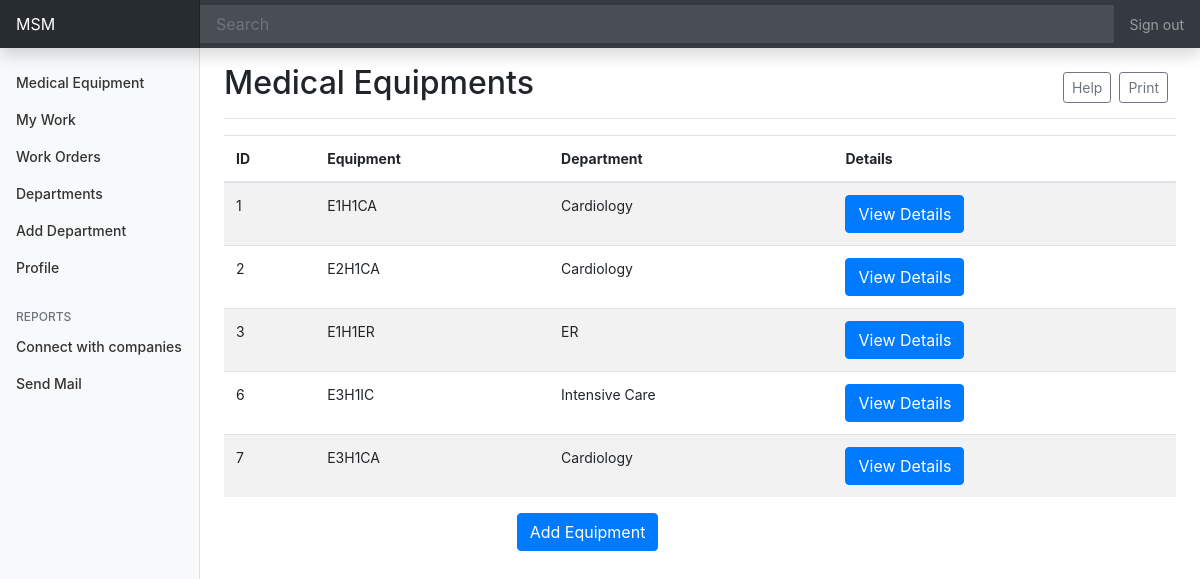
/med/equipment-list/ (signed in), run on the app's committed database.
### med/models.py (models this page shows, shortened)
class Equipment(models.Model):
    STATUS = (
        ('LIVE', _("LIVE")),
        ('DOWN', _("DOWN"))
    )
    status = models.CharField(_("Equipment Status"), max_length=50, choices=STATUS, default='LIVE')
    name = models.CharField(_("Equipment Name"), max_length = 225, unique=True) #unique=True
    specs = models.TextField(_("Technical Specifications and Standards"))
    quantity = models.IntegerField()
    serial_num = models.IntegerField()
    manufacturer = models.CharField(_("Manufacturer"), null=True,max_length = 255)
    country = models.CharField(_("Country"), null=True,max_length = 225)
    model = models.CharField(_("Model"), null=True,max_length = 225)
    risk_level = models.CharField(_("Risk Level"), null=True,max_length = 225)
    eq_class = models.CharField(_("class"), null=True,max_length = 225)
    bio_code = models.CharField(_("BioCode"), null=True, max_length = 225)
    med_agent = models.CharField(_("Medical Agent"),null=True, max_length = 225)
    delivery_date = models.DateField(_("Delivery Date"),null=True)
    warrenty_date = models.DateField(_("End Warrenty Date"),null=True)
    department = models.ForeignKey(Department, null = True, on_delete=models.SET_NULL)
    hospital = models.ForeignKey(Hospital, null = True, on_delete=models.SET_NULL)

class Department(models.Model):
    name = models.CharField(_("Department Name"), max_length = 225, unique=True)
    hospital = models.ForeignKey(Hospital, null=True, on_delete=models.SET_NULL)

### med/views.py (the view)
# urls.py: path('equipment-list/', EquipmentListView.as_view(), name ='equipment-list'),
class EquipmentListView(LoginRequiredMixin, ListView):
    model = Equipment
    template_name = 'med/equipment_list.html'
    def get_queryset(self):
        if(self.request.user.type == 'ENGINEER'):
            eng = Engineer.objects.get(id = self.request.user.id)
            eng_hos = eng.current_hospital
            object_list = eng_hos.equipment_set.all()
            return object_list
        elif(self.request.user.type == 'DOCTOR'):
            doc = Doctor.objects.get(id = self.request.user.id)
            doc_hos = doc.current_hospital
            object_list = doc_hos.equipment_set.all()
            return object_list
        else:
            man = Manager.objects.get(id = self.request.user.id)
            object_list = man.hospital.equipment_set.all()
            return object_list

### med/models.py (called while the page is built)
    def get_queryset(self, *args, **kwargs):
        return super().get_queryset(*args, **kwargs).filter(type=User.Types.ENGINEER)

### med/templates/med/equipment_list.html
{% extends "dashboard/base.html" %}
{% block content%}
    <div class="d-flex justify-content-between flex-wrap flex-md-nowrap align-items-center pt-3 pb-2 mb-3 border-bottom">
        <h1 class="h2">Medical Equipments</h1>
        <div class="btn-toolbar mb-2 mb-md-0">
            <div class="btn-group mr-2">
                <button type="button" class="btn btn-sm btn-outline-secondary">Help</button>
            </div>
            <div class="btn-group mr-2">
                <a href="#"><button type="button" class="btn btn-sm btn-outline-secondary">Print</button></a>
            </div>
        </div>
    </div>
    <div class="table-responsive">
        <table class="table table-striped table-hover">
            <thead>
            <tr>
                <th scope="col">ID</th>
                <th scope="col">Equipment</th>
                <th scope="col">Department</th>
                <th scope="col">Details</th>
            </tr>
            </thead>
            <tbody>
            {% for equipment in object_list %}
                <tr>
                    <td>{{ equipment.id }}</td>
                    <td>{{ equipment.name }}</td>
                    <td> {{ equipment.department.name}}</td>
                    <td><a href="{% url 'equipment-details' equipment.id %}"><button class="btn btn-primary">View Details</button></a></td>
                </tr>
            {% endfor %}
            </tbody>
        </table>
    </div>
    {% if user.type == 'ENGINEER' %}
    <div class="d-grid gap-2 col-5 mx-auto">
        <a href="{% url 'add-equipment' %}"><button class='btn btn-primary'>Add Equipment</button></a>
    </div>
    {% endif %}
{% endblock %}

### dashboard/static/dashboard/accsess.css (style rules this page uses)
body { font-size: .875rem; }

### data on the page
Equipment: id "1", name "E1H1CA", department.name "Cardiology"
Equipment: id "2", name "E2H1CA", department.name "Cardiology"
Equipment: id "3", name "E1H1ER", department.name "ER"
Equipment: id "6", name "E3H1IC", department.name "Intensive Care"
Equipment: id "7", name "E3H1CA", department.name "Cardiology"
